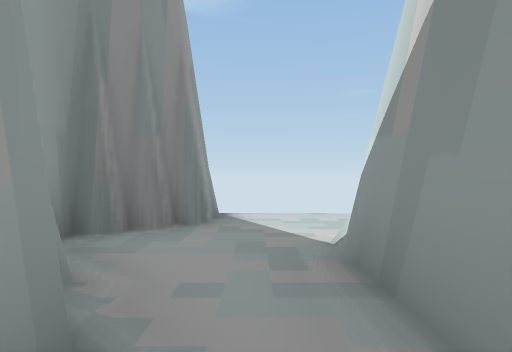
View 1 (above)

20 first-person views from a walk through a scene from a Unity 3-D project. The camera is 1.5 m above the floor, looks level and sees 70° across. The floor is counted in squares, 2.75 m on a side. Each view is taken from the middle of a square. On the plan, view 1 faces up. The plan holds only what a view shows up to about 10 squares ahead; the rest is blank. The place goes on beyond the plan. The player character is not drawn.

View 2
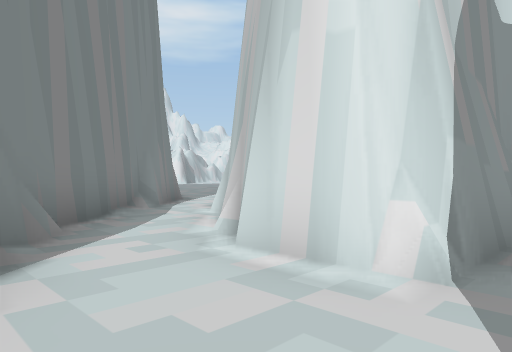

View 3
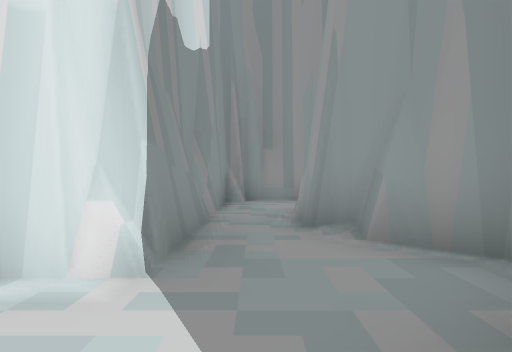

View 4
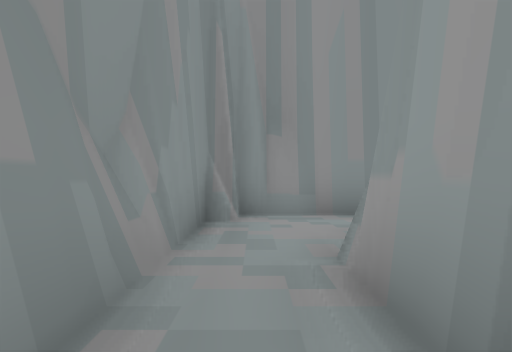

View 5
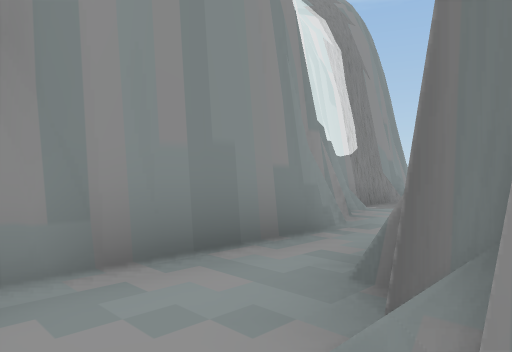

View 6
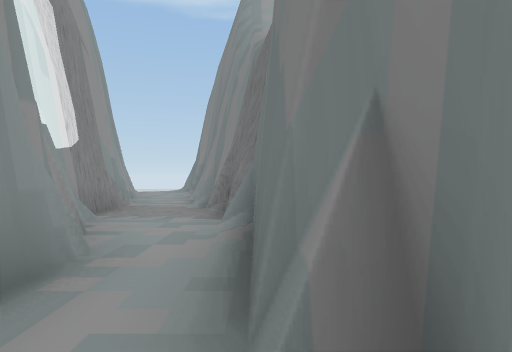

View 7
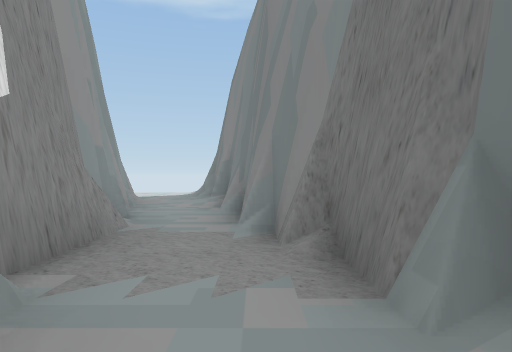

View 8
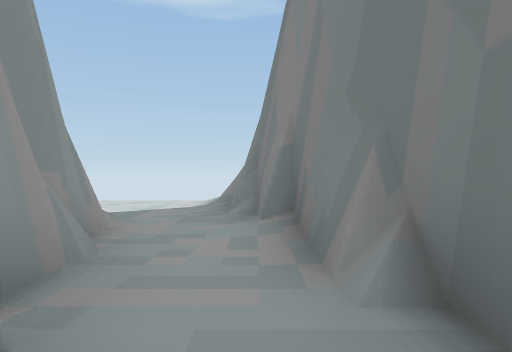

View 9
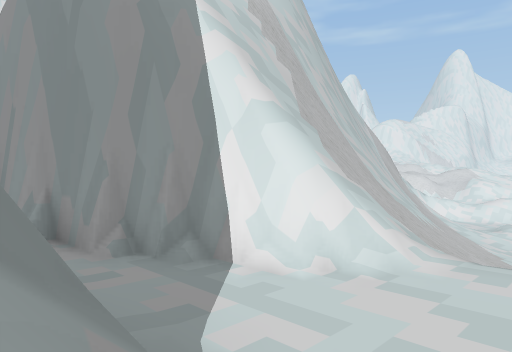

View 10
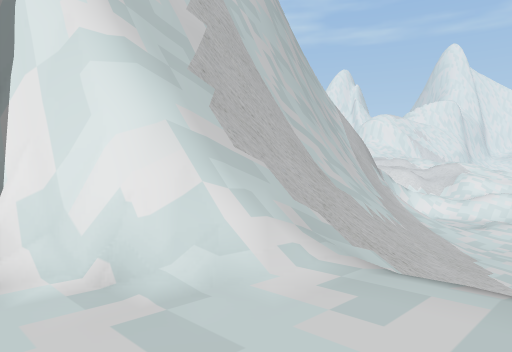

View 11
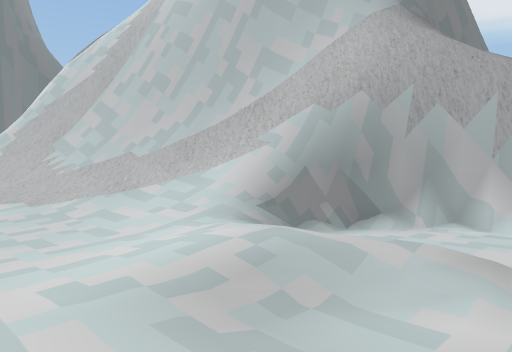

View 12
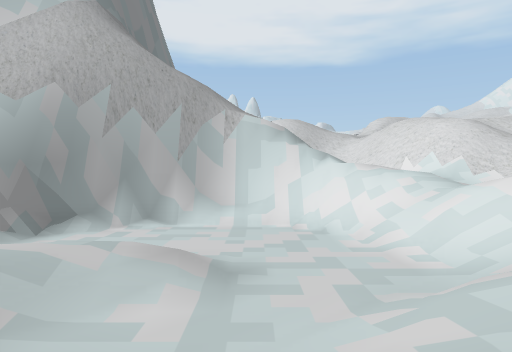

View 13
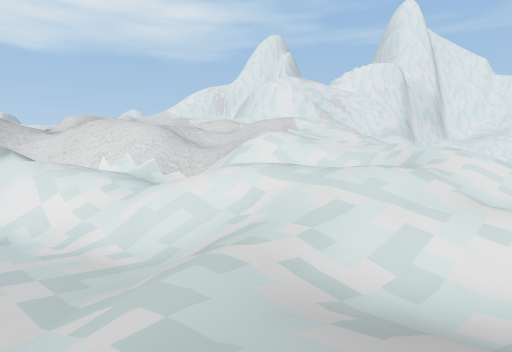

View 14
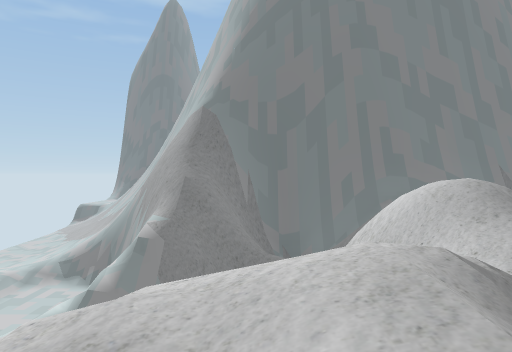

View 15
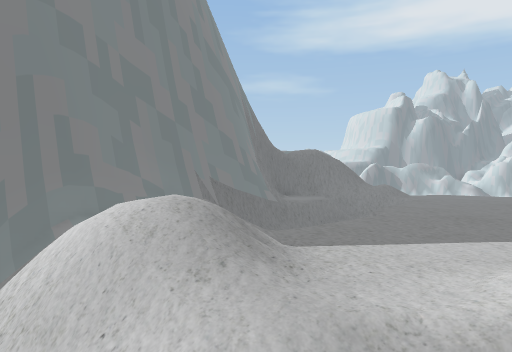

View 16
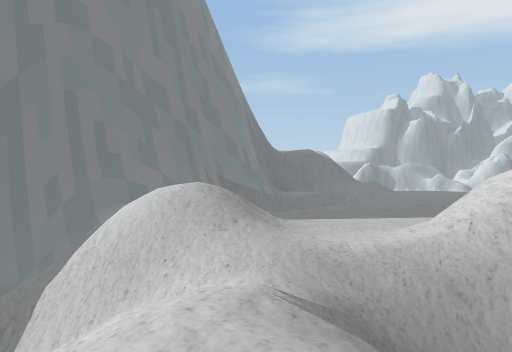

View 17
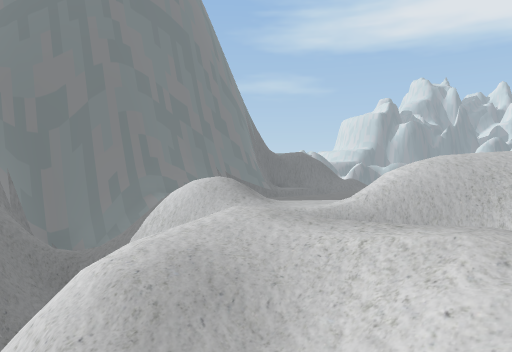

View 18
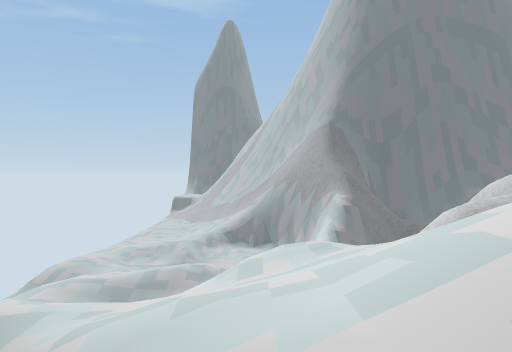

View 19
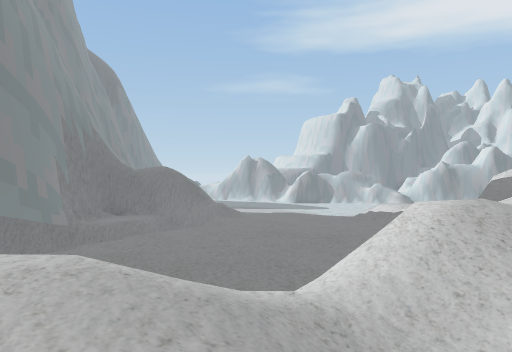

View 20
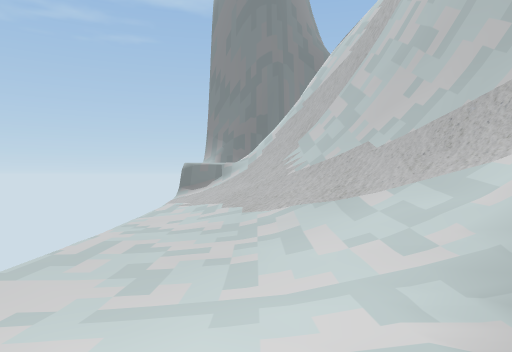

### Floor plan
Key: @ floor where view 1 was taken; # wall or solid block; . main floor; : floor 0.75 m higher than the main floor; - floor 0.75 m lower than the main floor; _ floor 1.5 m lower than the main floor; + floor 2 m higher than the main floor; * floor 2.5 m higher than the main floor; < floor 2.5 m lower than the main floor; ( floor 2.75 m lower than the main floor; ! floor 3.25 m lower than the main floor; % floor 4 m higher than the main floor; & floor 4.75 m higher than the main floor; $ floor 5.5 m higher than the main floor; / step, stairs or slope; = window, fence, low wall or low ledge; v drop or lower ground.
Columns run from 16 left of view 1 to 8 right of it. Each row starts with its distance up from view 1.
  5                #.. ##
  4               ##....##
  3               #..##..##
  2               ##.###..#
  1                #.# #####
  0                #@#     ##
 -1               ##.#
 -2         #######..#
 -3     #####........#
 -4 :####......#######
 -5 .......#####
 -6 .../####
 -7 ../##
 -8 ../#
 -9 <//#
-10 (//##
-11 !///#
-12 !///#
-13 !!//##
-14 !!//##
-15 !!!//#
-16 !!!//#
-17 !!!</##
-18 !!(/!##      #####*
-19 !(</!!#  #####/###v
-20  !!/!!#### //
-21 </!!!!###=#/      =/*
-22 <(/!!!#/#/#/%/********
-23 !!<////// ///**********
-24 !////_//#=//************
-25  //--  ==//vv=   *******
-26  /-///////v vv   ****
-27  /////////v  v/ v
-28    ::/// */   &//$
-29    ////       & //
-30     ///
-31      +

Where each view was taken, in squares from view 1:
view 1: 0 up, 0 right, facing up
view 2: 5 up, 0 right, facing down-right
view 3: 5 up, 0 right, facing down
view 4: 2 up, 0 right, facing down
view 5: 1 down, 0 right, facing down-left
view 6: 2 down, 1 left, facing left
view 7: 3 down, 4 left, facing left
view 8: 4 down, 8 left, facing left
view 9: 4 down, 16 left, facing down-right
view 10: 6 down, 16 left, facing down-right
view 11: 21 down, 16 left, facing up-right
view 12: 21 down, 16 left, facing right
view 13: 21 down, 16 left, facing down-right
view 14: 27 down, 7 left, facing up
view 15: 25 down, 6 left, facing up-right
view 16: 26 down, 7 left, facing up-right
view 17: 28 down, 9 left, facing up-right
view 18: 31 down, 11 left, facing up
view 19: 29 down, 2 left, facing up-right
view 20: 19 down, 14 left, facing up
